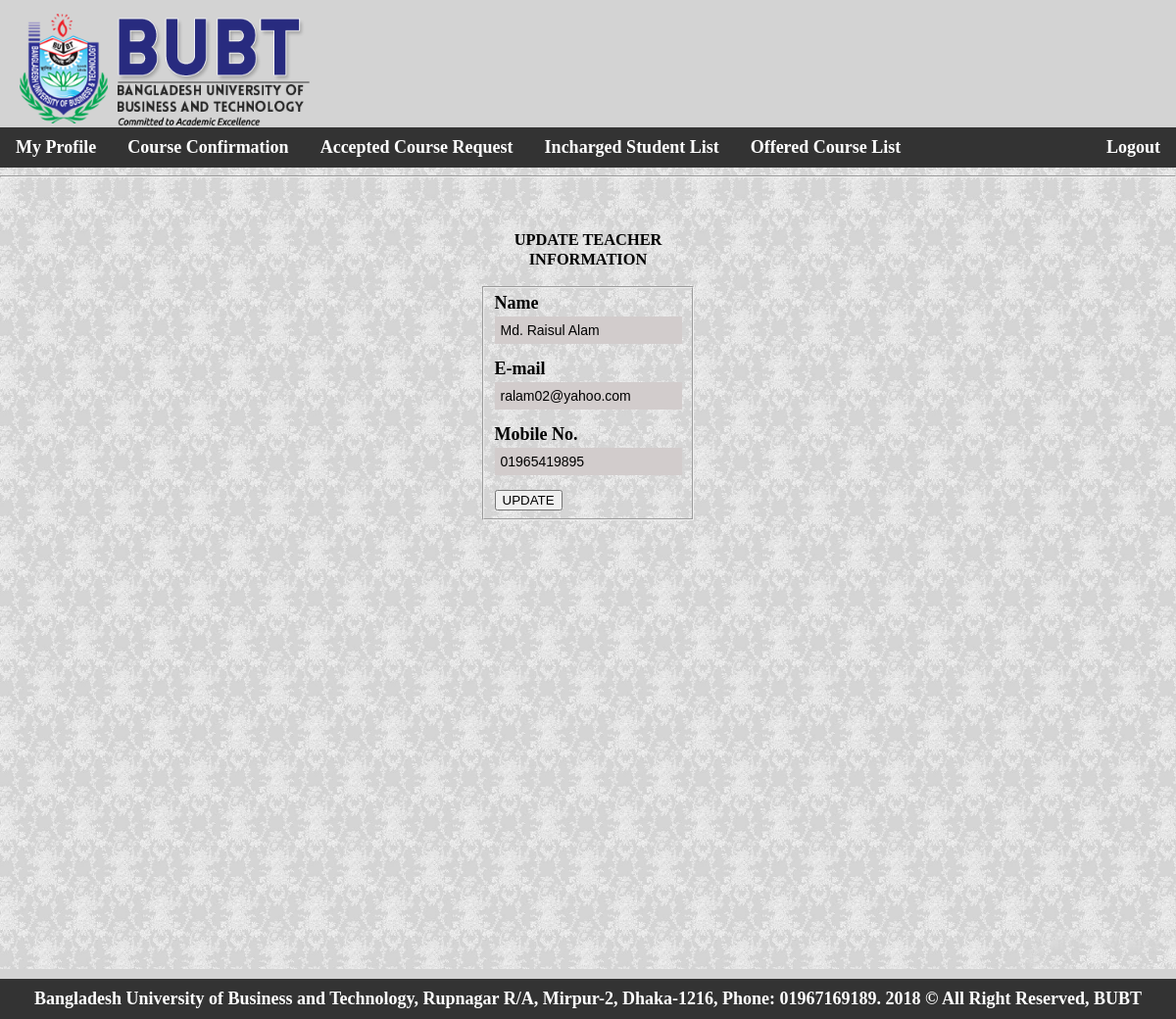
The page /teacher_upd_profile.php (signed in) on the database its author committed.
### tables this page shows
CREATE TABLE `teacher` (
  `id` int(11) NOT NULL,
  `t_name` varchar(255) NOT NULL,
  `code_name` varchar(255) NOT NULL,
  `gender` varchar(255) NOT NULL,
  `email` varchar(255) NOT NULL,
  `mobile` varchar(100) NOT NULL,
  `room` int(100) NOT NULL,
  `designation` varchar(100) NOT NULL,
  `department` varchar(255) NOT NULL,
  `password` varchar(255) NOT NULL,
  `image` varchar(255) DEFAULT NULL
);

### teacher_upd_profile.php (the view, shortened to what this page needs)
<!DOCTYPE>
<html>
<head>
<?php
$conn= mysqli_connect("localhost", "root", "", "course_list");
if (isset($_SESSION['user2'])){$update_id = $_SESSION['user2'];}
$sql= "select t_name,code_name,gender,email,mobile,room,designation,department,image from teacher WHERE id = '$update_id'";
$result = $conn-> query($sql);
?>
</head>
<body>
<div class="header" id="myHeader">
  <img src="images/BUBT-LOGO-1_01.png" width="300" height="120">
  <ul><b>
  <li><a href="t_my_profile.php">My Profile</a></li>
  <li><a href="confirm_course.php">Course Confirmation</a></li>
  <li><a href="accept_course.php">Accepted Course Request</a></li>
  <li><a href="teach_student_list.php">Incharged Student List</a></li>
  <li><a href="teach_off_course.php">Offered Course List</a></li>
  <li1><a href="logout2.php">Logout</a></li1></b>
</ul>
</div>
<hr>
<div class="bg-img">
<div>
<?php
while ($row = $result-> fetch_assoc()){
        ?>
<form action="teacher_profile_updated.php" method="POST" class="container" enctype="multipart/form-data">
<h3 align="center">UPDATE TEACHER INFORMATION</h3>
<fieldset>
<label for="t_name">Name</label>
<input type="text" value="<?php echo $row['t_name']; ?>" name="t_name" required>
<label for="email">E-mail</label>
<input type="email" value="<?php echo $row['email']; ?>" name="email" required>
<label for="mobile">Mobile No.</label>
<input type="tel" value="<?php echo $row['mobile']; ?>" name="mobile" pattern="[0-9]{11}" required>
<button type="submit" class="btn" value="submit">UPDATE</button>
</fieldset>
</form>
<?php
}
?>
</div>
</div>
<div class="footer">
  <ul><b>
  <li3><a>Bangladesh University of Business and Technology, Rupnagar R/A, Mirpur-2, Dhaka-1216, Phone: 01967169189. 2018 &#169; All Right Reserved, BUBT</a></li3>
</ul>
</div>
</body>
</html>

### style6.php (style rules this page uses)
body { margin: 0; padding:0; height:100%; background-image:url("images/wall8.jpg"); background-size: cover; //background-repeat: no-repeat; //background-attachment: fixed; //background-position:center; font-family: cambria math; }
.header { padding: 10px 16px; color:black; background:lightgray; font-size:18px; }
ul { list-style-type: none; //margin: -3px; margin-top: 0px; margin-bottom: -10px; margin-right: -16px; margin-left: -16px; padding: 0px; overflow: hidden; background-color: #333; }
label { font-family:cambria math; font-weight: bold; font-size:18px; }
li { float: left; }
li1 { float: right; }
li3 { float: center; }
li3 a { display: block; color: white; text-align: center; padding: 10px 16px; text-decoration: none; }
li a { display: block; color: white; text-align: center; padding: 10px 16px; text-decoration: none; }
li1 a { display: block; color: white; text-align: center; padding: 10px 16px; text-decoration: none; }
* { box-sizing: border-box; }
.bg-img { background-image: url("images/wall8.jpg"); height:100%; //min-height: 600px; //background-position: center; background-repeat: no-repeat; background-size: cover; position: relative; }
.footer { padding: 10px 16px; color:black; background:lightgray; font-size:18px; }
.container { position: absolute; height:100%; width: 20%; margin-left: 40%; margin-right: 40%; margin-top: 20px; font-size:17px; //left: 500px; //margin: 20px; //max-width: 300px; padding: 10px; // background-color: white; font-size: 14px; height: 0px; }
input[type=text], input[type=password], input[type=number], input[type=email], input[type=tel] { width: 100%; padding: 06px; margin: 3px 0 15px 0; border: none; font-size: 14px; background: #D2CCCC; }

### rows shown on the page
teacher: t_name "Md. Raisul Alam", email "ralam02@yahoo.com", mobile "01965419895"
